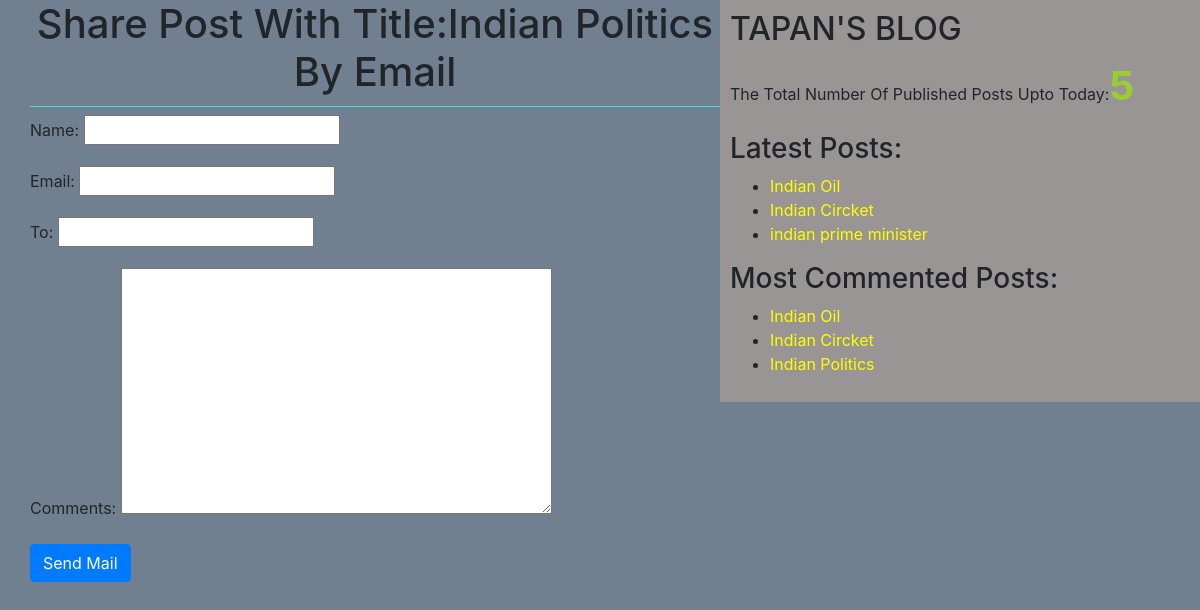
The app's page /2/share/ with its own data.
### testapp/models.py (models this page shows, shortened)
class Post(models.Model):
    STATUS_CHOICES=(('draft','Draft'),('published','Published'))
    title=models.CharField(max_length=256)
    slug=models.SlugField(max_length=264,unique_for_date='publish')
    author=models.ForeignKey(User,related_name='blog_posts',on_delete=models.CASCADE)
    body=models.TextField()
    publish=models.DateTimeField(default=timezone.now)
    created=models.DateTimeField(auto_now_add=True)
    updated=models.DateTimeField(auto_now=True)
    status=models.CharField(max_length=10,choices=STATUS_CHOICES,default='draft')
    objects=CustomerManager()
    tags=TaggableManager()
    class Meta:
        ordering=('-publish',)
    def get_absolute_url(self):
        return reverse ('post_detail',args=[self.publish.year,self.publish.strftime('%m'),self.publish.strftime('%d'),self.slug])

### testapp/views.py (the view)
# urls.py: path('<int:id>/share/', views.mail_sendview),
def mail_sendview(request,id):
    post=get_object_or_404(Post,id=id,status='published')
    sent=False
    if request.method=='POST':
        form=EmailSendForm(request.POST)
        if form.is_valid():
            cd=form.cleaned_data
            subject='{}({}) recommends you to read"{}"'.format(cd['name'],cd['email'],post.title)
            post_url=request.build_absolute_uri(post.get_absolute_url())
            message='Read Post At:\n{}\n\n{}\'s Comments:\n{}'.format(post_url,cd['name'],cd['comments'])
            send_mail(subject,message,'tapan@blog.com',[cd['to']])
            sent=True
    else:
        form=EmailSendForm()
    return render(request,'testapp/sharebymail.html',{'post':post,'sent':sent,'form':form})

### testapp/forms.py
class EmailSendForm(forms.Form):
    name=forms.CharField()
    email=forms.EmailField()
    to=forms.EmailField()
    comments=forms.CharField(required=False,widget=forms.Textarea)

### testapp/models.py (called while the page is built)
    def get_queryset(self):
        return super().get_queryset().filter(status='published')

### testapp/templatetags/blog_tags.py (called while the page is built)
@register.simple_tag
def total_posts():
    return Post.objects.count()

@register.inclusion_tag('testapp/latest_posts123.html')
def show_latest_posts():
    latest_posts=Post.objects.order_by('-publish')[:3]
    return{'latest_posts':latest_posts}

@register.simple_tag
def get_most_commented_posts(count=3):
    return Post.objects.annotate(total_comments=Count('comments')).order_by('-total_comments')[:count]

### templates/testapp/sharebymail.html (shortened to what this page needs)
<!DOCTYPE html>
{%extends 'testapp/base.html'%}
    {%block content%}
    {%if sent%}
        <h1>Email Successfully sent!!!!</h1>
        <h2>Post with the title:{{post.title}} information shared by Email</h2>
        {%else%}
        <h1>Share Post With Title:{{post.title}} By Email</h1>
            <form method="POST">
                {{form.as_p}}
                <input type="submit" class="btn btn-primary" value="Send Mail">
            </form>
    {%endif%}
    {%endblock%}

### templates/testapp/base.html (shortened to what this page needs)
<!DOCTYPE html>
{% load blog_tags%}
{%load static%}
<html lang="en">
<head>
    <link rel="stylesheet" href="https://cdn.jsdelivr.net/npm/bootstrap@4.6.0/dist/css/bootstrap.min.css">
    <link rel="stylesheet" href="{%static 'css/blog.css'%}">
</head>
<body>
    <div class="content">
        {%block content%}
        {%endblock%}
    </div>
    <div class="sidebar">
        <h2>TAPAN'S BLOG</h2>
        <P>The Total Number Of Published Posts Upto Today:<span id="pcount">{% total_posts%}</span></P>
        <h3>Latest Posts:</h3>{%show_latest_posts%}
        <h3>Most Commented Posts:</h3>
        {%get_most_commented_posts as most_commented_posts%}
        <ul>
            {%for post in most_commented_posts%}
                <li><a href="{{post.get_absolute_url}}">{{post.title}}</a></li>
            {%endfor%}
        </ul>
    </div>
</body>
</html>

### templates/testapp/latest_posts123.html
<!DOCTYPE html>
<ul>
    {% for post in latest_posts%}
    <li><a href="{{post.get_absolute_url}}">{{post.title}}</a></li>
    {%endfor%}
</ul>

### static/css/blog.css (style rules this page uses)
.content { width:60%; float: left; padding: 0 0 0 30px; height: 100%; }
body { background: slategray; }
a { color:yellow; }
.sidebar { width: 40%; float: right; padding: 10px; background: rgb(153, 149, 149); height: 100%; }
h1 { text-align:center; border-bottom: 1px solid turquoise; padding-bottom: 10px; }
#pcount { font-size: 40px; color: yellowgreen; font-weight: bold; }

### records on screen
Post: title "Indian Politics"
Post: title "Indian Oil"
Post: title "Indian Circket"
Post: title "indian prime minister"
